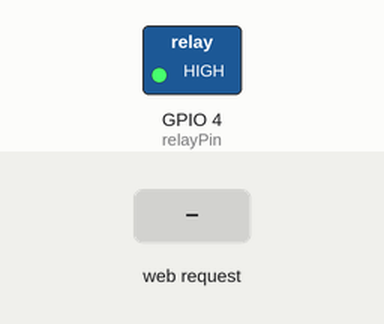
Recording of a program running on a simulated ESP8266 (NodeMCU). Shown: switched loads named in the program (green lamp = pin HIGH). Inputs (shaded band) come from the test bench. WiFi joins after 1.5 s; servers stay silent unless stated; what the program prints to the serial monitor is not drawn.

Above: at 2.7 s.
2.8 s: HTTP request GET /api?Light=on received
At 3.3 s:
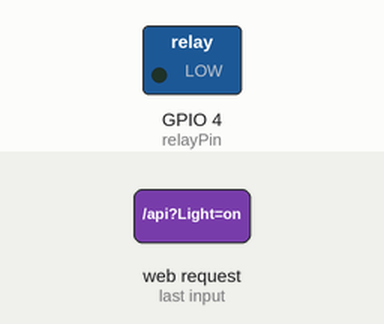
4.3 s: HTTP request GET /api?Light=off received
At 5.6 s:
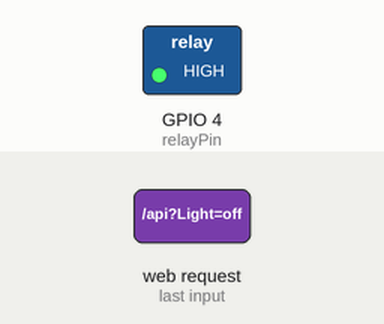
Timing chart, 0 to 7.3 s (numbered marks = the images above; inputs shaded):
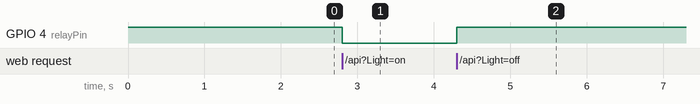

The program:

main.cpp
```cpp
#include <Arduino.h>
#include <ESP8266WebServer.h>
#include <ESP8266mDNS.h>
#include <WiFiClient.h>
#include "index.h"
#ifndef WifiSSID
#define WifiSSID "Tele2-0f3cf"  // Wifi network name
#define WifiPASS "12345678" // Wifi password
#endif

ESP8266WebServer server(80);
bool relayState = false;
int relayPin = 4; // D2 on esp-12f

void notFound()
{
  String msg = "404 Not found. ";
  msg += server.uri();
  msg += " " + server.args();
  server.send(404, "text/plain", msg);
}
void root()
{
  server.send(200, "text/html", indexHtml);
}

void api()
{
  //server.send(200, "text/plain", "Light Control API");
  String arg = server.arg("Light");
  if (arg == "on" && relayState == false)
  {
    relayState = true;
    digitalWrite(relayPin, LOW);
    server.sendHeader("Access-Control-Allow-Origin", "*");
    server.send(200, "text/plain", "Relay state changed to ON");
    Serial.println(1);
  }
  else if (arg == "off" && relayState == true)
  {
    relayState = false;
    digitalWrite(relayPin, HIGH);
    server.sendHeader("Access-Control-Allow-Origin", "*");
    server.send(200, "text/plain", "Relay state changed to OFF");
    Serial.println(2);
  }
  else
  {
    server.sendHeader("Access-Control-Allow-Origin", "*");
    server.send(200, "text/plain", relayState ? "ON" : "OFF");
  }
}

void setup()
{
  pinMode(relayPin, OUTPUT);
  digitalWrite(relayPin, HIGH);
  Serial.begin(115200);
  WiFi.mode(WIFI_STA);
  WiFi.begin(WifiSSID, WifiPASS);
  Serial.print("\nTrying to connect to ");
  Serial.print(WifiSSID);
  while (WiFi.status() != WL_CONNECTED)
  {
    delay(500);
    Serial.print(".");
  }

  Serial.print("Connected!\n");
  Serial.println("IP address: ");
  Serial.print(WiFi.localIP());

  if (MDNS.begin("LightControl"))
  {
    Serial.println("\nMDNS started with name \"LightControl\"");
  }

  server.on("/", root);
  server.on("/api", api);
  server.onNotFound(notFound);
  server.begin();
  Serial.println("HTTP server started");
}

void loop()
{
  server.handleClient();
  MDNS.update();
}
```

index.h
```cpp
static String indexHtml = "<!DOCTYPE html><html><head>    <meta name='viewport' content='width=device-width, initial-scale=1.0'>    <title>Light Control</title>    <style>        body {            background-color: #081b29;            font-family: Courier, Monospace;            Color: #e9edf0;            padding: 0vw 5vw;        }        a {            color: #e9edf0;            text-decoration: none;            font-size: 5vw;            text-align: center;            border-style: solid;            border-width: 3px;            padding: 15px 32px;            display: inline-block;            width: 50%;            margin: 0 auto;            margin-left: 15%        }        a:hover {            color: #ebb0b0;        }    </style></head><body>    <h1 style='font-size:10vw; text-align:center'>Light Control</h1>    <table style='border-collapse: collapse; width: 100%;' border='0'>        <tbody>            <tr>                <td style='width: 50%;'><a id='on' onclick='ChangeState()'>ON</a></td>                <td style='width: 50%;'><a id='off' onclick='ChangeState()'>OFF</a></td>            </tr>        </tbody>    </table></body><script>    window.onload = (event) => {        fetch(`/api`)            .then(response => response.text())            .then(function (response) {                if (response == 'ON') {                    document.querySelector('#off').style.cssText = '';                    document.querySelector('#on').style.cssText = 'pointer-events: none;opacity: 0.6';                }                if (response == 'OFF') {                    document.querySelector('#on').style.cssText = '';                    document.querySelector('#off').style.cssText = 'pointer-events: none;opacity: 0.6';                }            });    };    function ChangeState() {        fetch(`/api`)            .then(response => response.text())            .then(function (response) {                if (response == 'ON') {                    fetch(`/api?Light=off`)                        .then(response => response.text())                        .then(function (response) {                            document.querySelector('#off').style.cssText = 'pointer-events: none;opacity: 0.6';                            document.querySelector('#on').style.cssText = '';                            console.log(response);                        });                }                if (response == 'OFF') {                    fetch(`/api?Light=on`)                        .then(response => response.text())                        .then(function (response) {                            document.querySelector('#on').style.cssText = 'pointer-events: none;opacity: 0.6';                            document.querySelector('#off').style.cssText = '';                            console.log(response);                        });                }            });    }</script></html><!-- Important: please don't use any double quotes in this document-->";
```

Measured:
- after the input at 2.8 s, GPIO 4 (relayPin): HIGH → LOW at once
- after the input at 4.3 s, GPIO 4 (relayPin): LOW → HIGH at once
